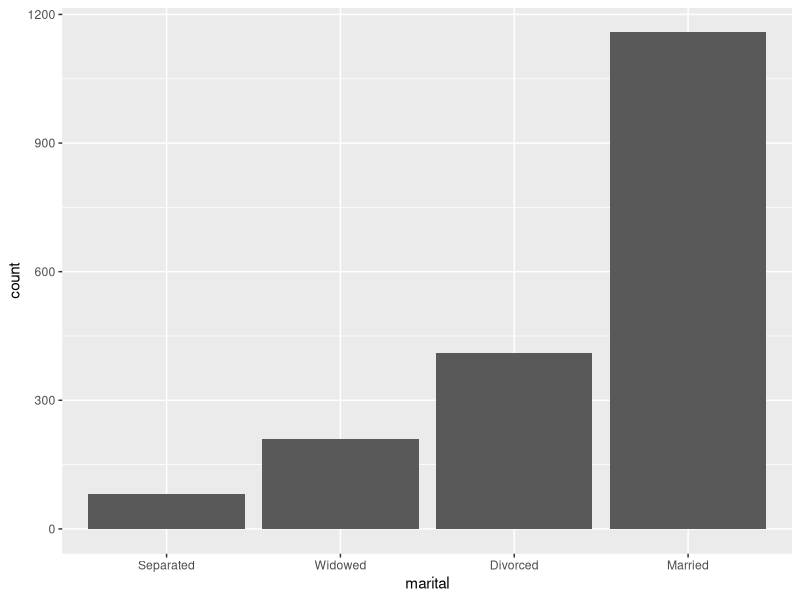
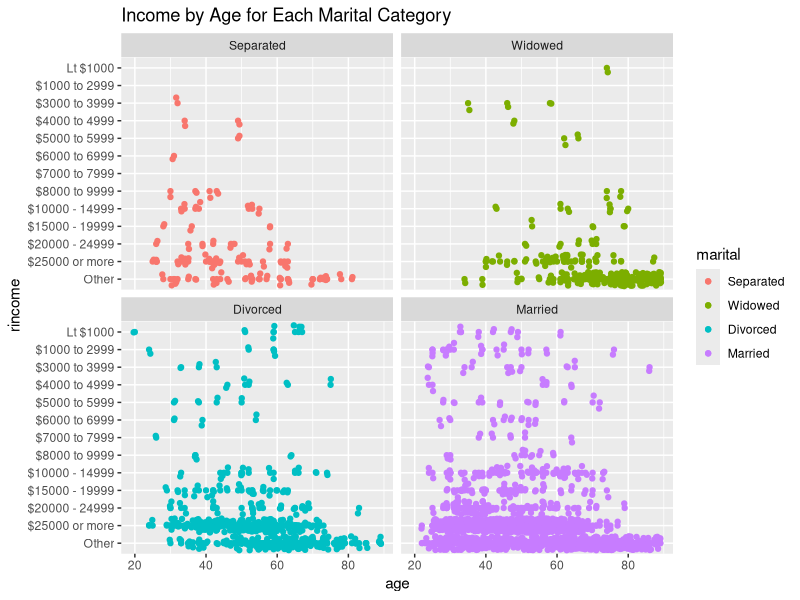

These charts were generated, in order, by the following R code:
## ---- chunk 1
library(tidyverse)
data <- gss_cat
View(data)
levels(data$marital)
data$marital <- as.character.factor(data$marital)
marriage <- data %>%
  filter(year == 2014, marital != "Never married", marital != "No answer")
marriage
## ---- chunk 2
library(dplyr)
freq.marriage <- marriage %>% 
  count(marital) %>% 
  arrange(desc(n))
freq.marriage
## ---- chunk 3
marriage$marital <- fct_infreq(marriage$marital)
marriage$marital <- fct_rev(marriage$marital)

ggplot(marriage, aes(x = marital)) +
  geom_bar() 
## ---- chunk 4
marriage %>%
  group_by(marital) %>%
  summarize(age = mean(age, na.rm = TRUE))
## ---- chunk 5
levels(marriage$rincome)
marriage %>% 
  mutate(rincome = fct_collapse(rincome,
                                Other = c("No answer", "Don't know", "Refused", 
                                          "Not applicable"))) %>%
  ggplot(aes(x = age, y = rincome, group = marital)) +
  facet_wrap(vars(marital)) +
  geom_point(aes(color = marital)) +
  geom_jitter(aes(color = marital)) + 
  labs(title = "Income by Age for Each Marital Category")

